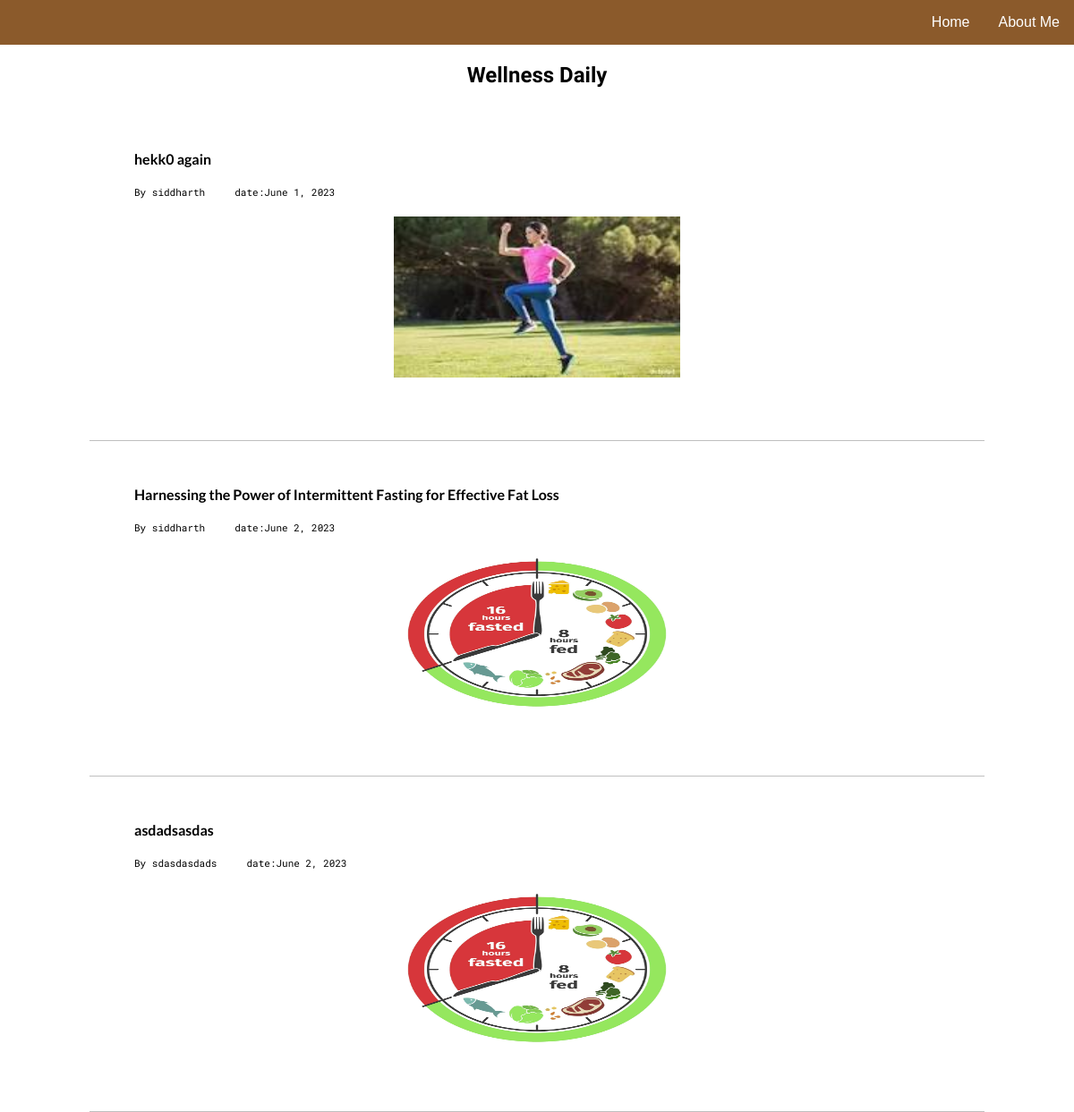
The page / on the database its author committed.
### blog/models.py (models this page shows, shortened)
class Post1(models.Model):
    title = models.CharField(max_length=200)
    body = models.TextField()
    author=models.CharField(max_length=200)
    date=models.DateField()
    thumbnail=models.CharField(max_length=200)

### blog/views.py (the view)
# urls.py: path('', views.post_list, name='post_list'),
def post_list(request):
    posts = Post1.objects.all()
    return render(request, 'blog/post_list.html', {'posts': posts})

### blog/templates/blog/post_list.html (shortened to what this page needs)
{% load static %}
<!DOCTYPE html>
<html lang="en">
<head>
  <link rel="stylesheet" href="{% static 'blog/styles.css' %}">
</head>
<body>
  <header>
    <nav>
        <ul>
      <li><a href="/aboutme">About Me</a></li>
      <li><a href="/">Home</a></li>
      </ul>
    </nav>
  </header>
    <div class="main">
        <div class="blog">
          <h2 id="branding">Wellness Daily </h2>
                {% for post in posts %}
            <div class="post">
            <div class="content">
                <h4 id="title"><a href="/post/{{post.pk}}">{{post.title}}</a></h4>
                <h5 id="author">By {{post.author}} &nbsp;&nbsp;&nbsp;  date:{{post.date}}</h5>
                <div class="thumbnail"><img src="/static/images/{{post.thumbnail}}"></div>
              </div>
            </div>
           {% endfor %}
        </div>
    </div>
  </body>
</html>

### blog/static/blog/styles.css (style rules this page uses)
* { margin: 0px; padding:0px; }
nav { background-color:#8B5A2B ; height: 50px; width: 100%; }
ul { list-style-type: none; margin: 0; padding: 0; overflow: hidden; }
li { float: right; }
li a { display: block; color: white; text-align: center; padding: 16px; text-decoration: none; font-family: 'helvetica'; }
.main { display:flex; flex-direction: column; justify-content: center; align-items: center; height:100% background-color: #ebe8e5; }
.blog { background-color: white; width:90%; max-width: 1000px; height:100%; }
.blog #branding { text-align: center; font-family: 'Nothing You Could Do'; margin:20px; }
.blog h2 { margin:20px; font-family: 'Lato'; }
.post { padding:50px; border-bottom: 1px solid rgba(128,128,128,0.5) }
.post #title { font-family:'Lato'; color: #25110d ; margin-bottom:20px; }
.post img { width:320px; height:180px; }
.content h5 { margin-bottom: 20px; font-family: 'Open Sans', sans-serif; font-family: 'Roboto Mono', monospace; font-size: 11px; font-weight: 400; }
.thumbnail { margin:20px; display: flex; justify-content: center; align-items: center; }
.content a { text-decoration: none; color:black; }

### rows shown on the page
Post1: title "hekk0 again", author "siddharth", date "June 1, 2023", thumbnail (picture)
Post1: title "Harnessing the Power of Intermittent Fasting for Effective Fat Loss", author "siddharth", date "June 2, 2023", thumbnail (picture)
Post1: title "asdadsasdas", author "sdasdasdads", date "June 2, 2023", thumbnail (picture)
